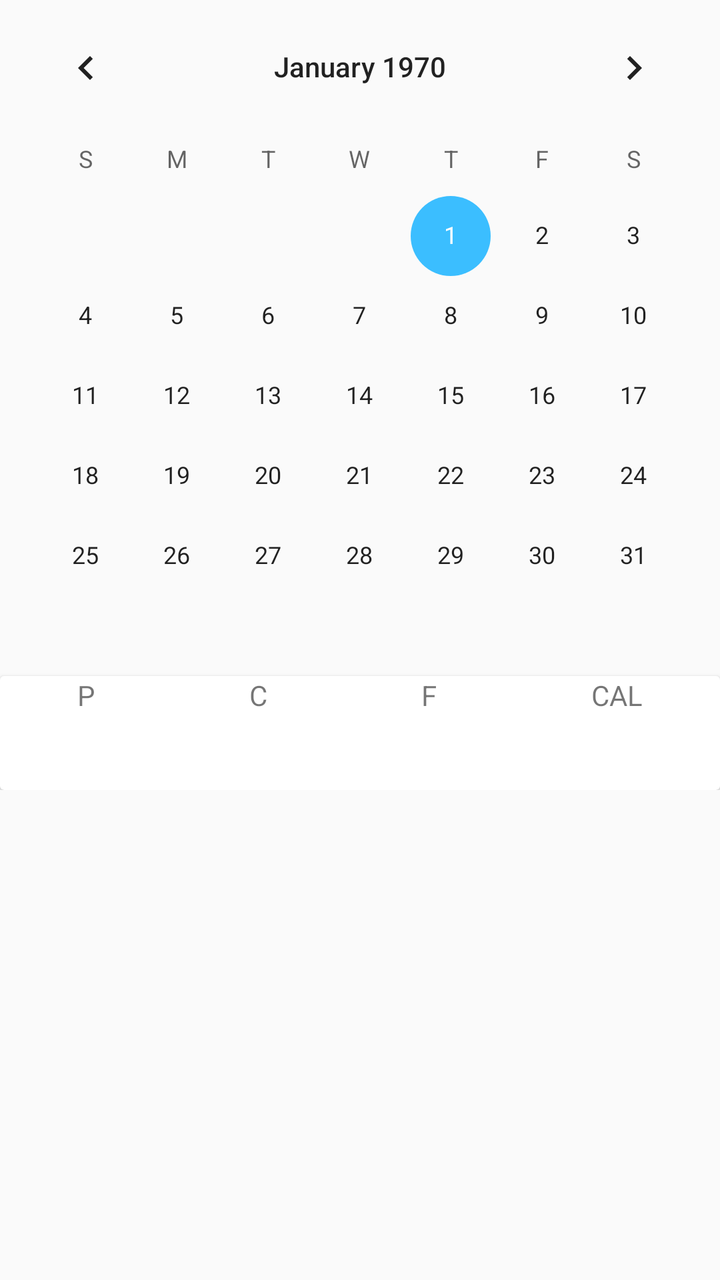
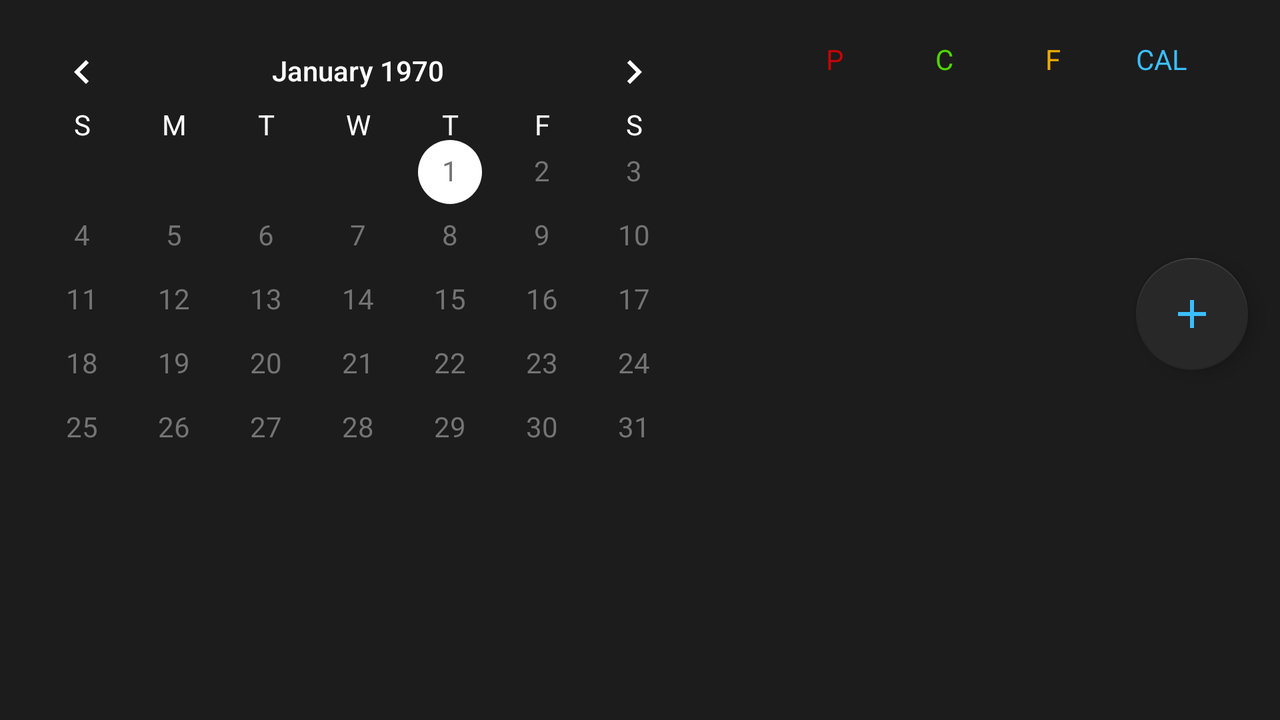

An Android layout and its configuration variant, each rendered on a device that would load it. The default file and the variant file are quoted in full after the pictures.
<!-- AndroidManifest.xml: application theme AppTheme -->
<!-- res/layout/content_main.xml -->
<?xml version="1.0" encoding="utf-8"?>
<androidx.core.widget.NestedScrollView
        xmlns:android="http://schemas.android.com/apk/res/android"
        xmlns:tools="http://schemas.android.com/tools"
        xmlns:app="http://schemas.android.com/apk/res-auto"
        android:layout_width="match_parent"
        android:layout_height="match_parent"
        app:layout_behavior="@string/appbar_scrolling_view_behavior"
        tools:showIn="@layout/app_bar_main"
        tools:context=".MainActivity">

    <LinearLayout
            android:layout_width="match_parent"
            android:layout_height="match_parent"
            android:orientation="vertical">
        <CalendarView
                android:layout_width="match_parent"
                android:layout_height="match_parent" android:id="@+id/calendarView"
                app:layout_constraintStart_toStartOf="parent"
                app:layout_constraintEnd_toEndOf="parent"
                app:layout_constraintTop_toTopOf="parent"/>
        <androidx.cardview.widget.CardView
                android:layout_width="match_parent"
                android:layout_height="wrap_content">
            <LinearLayout
                    android:orientation="vertical"
                    android:layout_width="match_parent"
                    android:layout_height="match_parent">
                <LinearLayout
                        android:orientation="horizontal"
                        android:layout_width="match_parent"
                        android:layout_height="match_parent" android:id="@+id/ll_titles">
                    <TextView
                            android:layout_width="wrap_content"
                            android:layout_height="wrap_content" android:id="@+id/tv_protein_title"
                            android:layout_weight="1"
                            android:gravity="center" android:text="@string/P" android:onClick="goalDisplay"
                            android:tag="protein"/>
                    <TextView
                            android:layout_width="wrap_content"
                            android:layout_height="wrap_content" android:id="@+id/tv_carbs_title"
                            android:layout_weight="1"
                            android:gravity="center" android:text="@string/C" android:onClick="goalDisplay"
                            android:tag="carbs"/>
                    <TextView
                            android:layout_width="wrap_content"
                            android:layout_height="wrap_content" android:id="@+id/tv_fat_title"
                            android:layout_weight="1"
                            android:gravity="center" android:text="@string/F" android:onClick="goalDisplay"
                            android:tag="fat"/>
                    <TextView
                            android:text="@string/cal"
                            android:layout_width="wrap_content"
                            android:layout_height="wrap_content" android:id="@+id/tv_cal_title"
                            android:layout_weight="1" android:gravity="center" android:onClick="goalDisplay"
                            android:tag="calories"/>
                </LinearLayout>
                <LinearLayout
                        android:orientation="horizontal"
                        android:layout_width="match_parent"
                        android:layout_height="match_parent" android:id="@+id/ll_currents">
                    <TextView
                            android:layout_width="wrap_content"
                            android:layout_height="wrap_content" android:id="@+id/tv_protein_current"
                            android:layout_weight="1" android:gravity="center"/>
                    <TextView
                            android:layout_width="wrap_content"
                            android:layout_height="wrap_content" android:id="@+id/tv_carbs_current"
                            android:layout_weight="1" android:gravity="center"/>
                    <TextView
                            android:layout_width="wrap_content"
                            android:layout_height="wrap_content" android:id="@+id/tv_fat_current"
                            android:layout_weight="1" android:gravity="center"/>
                    <TextView
                            android:layout_width="wrap_content"
                            android:layout_height="wrap_content" android:id="@+id/tv_cal_current"
                            android:layout_weight="1" android:gravity="center"/>
                </LinearLayout>
                <LinearLayout
                        android:orientation="horizontal"
                        android:layout_width="match_parent"
                        android:layout_height="match_parent" android:id="@+id/ll_remain">
                    <TextView
                            android:layout_width="wrap_content"
                            android:layout_height="wrap_content" android:id="@+id/tv_protein_remain"
                            android:layout_weight="1" android:gravity="center"/>
                    <TextView
                            android:layout_width="wrap_content"
                            android:layout_height="wrap_content" android:id="@+id/tv_carbs_remain"
                            android:layout_weight="1" android:gravity="center"/>
                    <TextView
                            android:layout_width="wrap_content"
                            android:layout_height="wrap_content" android:id="@+id/tv_fat_remain"
                            android:layout_weight="1" android:gravity="center"/>
                    <TextView
                            android:layout_width="wrap_content"
                            android:layout_height="wrap_content" android:id="@+id/tv_cal_remain"
                            android:layout_weight="1" android:gravity="center"/>
                </LinearLayout>
            </LinearLayout>
        </androidx.cardview.widget.CardView>
        <androidx.recyclerview.widget.RecyclerView
                android:layout_width="match_parent"
                android:layout_height="wrap_content"
                android:id="@+id/rv_notes"/>
    </LinearLayout>
</androidx.core.widget.NestedScrollView>
<!-- res/layout/app_bar_main.xml (included above) -->
<?xml version="1.0" encoding="utf-8"?>
<androidx.coordinatorlayout.widget.CoordinatorLayout
        xmlns:android="http://schemas.android.com/apk/res/android"
        xmlns:app="http://schemas.android.com/apk/res-auto"
        xmlns:tools="http://schemas.android.com/tools"
        android:layout_width="match_parent"
        android:layout_height="match_parent"
        tools:context=".MainActivity">

    <com.google.android.material.appbar.AppBarLayout
            android:layout_height="wrap_content"
            android:layout_width="match_parent"
            android:theme="@style/AppTheme.AppBarOverlay">

        <androidx.appcompat.widget.Toolbar
                android:id="@+id/toolbar"
                android:layout_width="match_parent"
                android:layout_height="?attr/actionBarSize"
                android:background="@color/darkGray"/>

    </com.google.android.material.appbar.AppBarLayout>

    <include layout="@layout/content_main"/>

    <com.google.android.material.floatingactionbutton.FloatingActionButton
            android:id="@+id/fab"
            android:layout_width="wrap_content"
            android:layout_height="wrap_content"
            android:layout_gravity="bottom|end"
            android:layout_margin="@dimen/fab_margin"
            app:srcCompat="@drawable/ic_add" app:backgroundTint="@color/gray"/>

</androidx.coordinatorlayout.widget.CoordinatorLayout>
<!-- resources referenced by this layout -->
<resources>
  <color name="darkGray">#1C1C1C</color>
  <color name="gray">#282828</color>
  <dimen name="fab_margin">16dp</dimen>
  <!-- drawable ic_add (drawable) -->
  <vector android:height="24dp" android:tint="#3BBEFF"
      android:viewportHeight="24.0" android:viewportWidth="24.0"
      android:width="24dp" xmlns:android="http://schemas.android.com/apk/res/android">
      <path android:fillColor="#FF000000" android:pathData="M19,13h-6v6h-2v-6H5v-2h6V5h2v6h6v2z"/>
  </vector>
  <string name="C">C</string>
  <string name="F">F</string>
  <string name="P">P</string>
  <string name="cal">CAL</string>
  <style name="AppTheme.AppBarOverlay" parent="ThemeOverlay.AppCompat.Dark.ActionBar" />
  <style name="AppTheme" parent="Theme.AppCompat.Light.DarkActionBar">
          
          <item name="colorPrimaryDark">@color/colorPrimaryDark</item>
          <item name="colorPrimary">@color/colorPrimaryDark</item>
          <item name="colorAccent">@color/light_blue</item>
          <item name="windowNoTitle">true</item>
      </style>
  <color name="colorPrimaryDark">#1C1C1C</color>
  <color name="light_blue">#3BBEFF</color>
</resources>
<!-- res/layout-land/content_main.xml (the author's variant of the layout above) -->
<!-- drawn on the phone turned sideways -->
<?xml version="1.0" encoding="utf-8"?>
<androidx.core.widget.NestedScrollView
        xmlns:android="http://schemas.android.com/apk/res/android"
        xmlns:tools="http://schemas.android.com/tools"
        xmlns:app="http://schemas.android.com/apk/res-auto"
        android:layout_width="match_parent"
        android:layout_height="match_parent"
        app:layout_behavior="@string/appbar_scrolling_view_behavior"
        tools:showIn="@layout/app_bar_main"
        tools:context=".activities.MainActivity" android:background="@color/colorPrimaryDark" android:id="@+id/nsv_main">

    <LinearLayout
            android:layout_width="match_parent"
            android:layout_height="match_parent"
            android:orientation="vertical">

        <LinearLayout
                android:layout_width="match_parent"
                android:layout_height="match_parent"
                android:layout_marginTop="16dp"
                android:orientation="horizontal">

            <CalendarView
                    android:id="@+id/calendarView"
                    android:layout_width="wrap_content"
                    android:layout_height="match_parent"
                    android:dateTextAppearance="@style/calendarMonthDaysColor"
                    android:theme="@style/secondary_AppTheme"
                    android:weekDayTextAppearance="@style/calendarViewWeekAlphabetColor"
                    app:layout_constraintEnd_toEndOf="parent"
                    app:layout_constraintStart_toStartOf="parent"
                    app:layout_constraintTop_toTopOf="parent" />

            <androidx.constraintlayout.widget.ConstraintLayout
                    android:layout_width="match_parent"
                    android:layout_height="match_parent">

                <com.google.android.material.floatingactionbutton.FloatingActionButton
                        android:id="@+id/fab"
                        android:layout_width="wrap_content"
                        android:layout_height="wrap_content"
                        android:layout_gravity="bottom|end"
                        android:layout_margin="@dimen/fab_margin"
                        android:layout_marginEnd="8dp"
                        android:layout_marginRight="8dp"
                        app:backgroundTint="@color/gray"
                        app:layout_constraintEnd_toEndOf="parent"
                        app:layout_constraintTop_toBottomOf="@+id/cardView"
                        app:srcCompat="@drawable/ic_add" />

                <androidx.cardview.widget.CardView
                        android:id="@+id/cardView"
                        android:layout_width="match_parent"
                        android:layout_height="wrap_content"
                        android:layout_marginLeft="32dp"
                        android:layout_marginRight="32dp"
                        app:cardBackgroundColor="@android:color/transparent"
                        app:cardCornerRadius="0dp"
                        app:cardElevation="0dp"
                        app:cardMaxElevation="0dp"
                        app:layout_constraintEnd_toEndOf="parent"
                        app:layout_constraintStart_toStartOf="parent"
                        app:layout_constraintTop_toTopOf="parent">

                    <LinearLayout
                            android:id="@+id/ll_container"
                            android:layout_width="match_parent"
                            android:layout_height="match_parent"
                            android:baselineAligned="false"
                            android:orientation="horizontal">

                        <LinearLayout
                                android:id="@+id/ll_proteins"
                                android:layout_width="match_parent"
                                android:layout_height="match_parent"
                                android:layout_weight="1"
                                android:orientation="vertical">

                            <TextView
                                    android:id="@+id/tv_protein_title"
                                    android:layout_width="match_parent"
                                    android:layout_height="wrap_content"
                                    android:background="?attr/selectableItemBackground"
                                    android:gravity="center"
                                    android:padding="4dp"
                                    android:tag="Protein Target"
                                    android:text="@string/P"
                                    android:textColor="@color/red" />

                            <TextView
                                    android:id="@+id/tv_protein_current"
                                    android:layout_width="match_parent"
                                    android:layout_height="wrap_content"
                                    android:layout_marginTop="8dp"
                                    android:gravity="center"
                                    android:padding="4dp"
                                    android:textColor="@color/lighterGrey" />

                            <TextView
                                    android:id="@+id/tv_protein_remain"
                                    android:layout_width="match_parent"
                                    android:layout_height="wrap_content"
                                    android:layout_marginTop="8dp"
                                    android:gravity="center"
                                    android:padding="4dp"
                                    android:textColor="@color/white" />
                        </LinearLayout>

                        <LinearLayout
                                android:id="@+id/ll_carbs"
                                android:layout_width="match_parent"
                                android:layout_height="match_parent"
                                android:layout_weight="1"
                                android:orientation="vertical">

                            <TextView
                                    android:id="@+id/tv_carbs_title"
                                    android:layout_width="match_parent"
                                    android:layout_height="wrap_content"
                                    android:background="?attr/selectableItemBackground"
                                    android:gravity="center"
                                    android:padding="4dp"
                                    android:tag="Carbohydrates Target"
                                    android:text="@string/C"
                                    android:textColor="@color/green" />

                            <TextView
                                    android:id="@+id/tv_carbs_current"
                                    android:layout_width="match_parent"
                                    android:layout_height="wrap_content"
                                    android:layout_marginTop="8dp"
                                    android:gravity="center"
                                    android:padding="4dp"
                                    android:textColor="@color/lighterGrey" />

                            <TextView
                                    android:id="@+id/tv_carbs_remain"
                                    android:layout_width="match_parent"
                                    android:layout_height="wrap_content"
                                    android:layout_marginTop="8dp"
                                    android:gravity="center"
                                    android:padding="4dp"
                                    android:textColor="@color/white" />
                        </LinearLayout>

                        <LinearLayout
                                android:id="@+id/ll_fats"
                                android:layout_width="match_parent"
                                android:layout_height="match_parent"
                                android:layout_weight="1"
                                android:orientation="vertical">

                            <TextView
                                    android:id="@+id/tv_fat_title"
                                    android:layout_width="match_parent"
                                    android:layout_height="wrap_content"
                                    android:background="?attr/selectableItemBackground"
                                    android:gravity="center"
                                    android:padding="4dp"
                                    android:tag="Fats Target"
                                    android:text="@string/F"
                                    android:textColor="@color/yellow" />

                            <TextView
                                    android:id="@+id/tv_fat_current"
                                    android:layout_width="match_parent"
                                    android:layout_height="wrap_content"
                                    android:layout_marginTop="8dp"
                                    android:gravity="center"
                                    android:padding="4dp"
                                    android:textColor="@color/lighterGrey" />

                            <TextView
                                    android:id="@+id/tv_fat_remain"
                                    android:layout_width="match_parent"
                                    android:layout_height="wrap_content"
                                    android:layout_marginTop="8dp"
                                    android:gravity="center"
                                    android:padding="4dp"
                                    android:textColor="@color/white" />
                        </LinearLayout>

                        <LinearLayout
                                android:id="@+id/ll_calories"
                                android:layout_width="match_parent"
                                android:layout_height="match_parent"
                                android:layout_weight="1"
                                android:orientation="vertical">

                            <TextView
                                    android:id="@+id/tv_cal_title"
                                    android:layout_width="match_parent"
                                    android:layout_height="wrap_content"
                                    android:gravity="center"
                                    android:padding="4dp"
                                    android:tag="Calories Target"
                                    android:text="@string/cal"
                                    android:textColor="@color/light_blue" />

                            <TextView
                                    android:id="@+id/tv_cal_current"
                                    android:layout_width="match_parent"
                                    android:layout_height="wrap_content"
                                    android:layout_marginTop="8dp"
                                    android:gravity="center"
                                    android:padding="4dp"
                                    android:textColor="@color/lighterGrey" />

                            <TextView
                                    android:id="@+id/tv_cal_remain"
                                    android:layout_width="match_parent"
                                    android:layout_height="wrap_content"
                                    android:layout_marginTop="8dp"
                                    android:gravity="center"
                                    android:padding="4dp"
                                    android:textColor="@color/white" />
                        </LinearLayout>
                    </LinearLayout>
                </androidx.cardview.widget.CardView>
            </androidx.constraintlayout.widget.ConstraintLayout>
        </LinearLayout>

        <androidx.recyclerview.widget.RecyclerView
                android:id="@+id/rv_notes"
                android:layout_width="match_parent"
                android:layout_height="wrap_content"
                android:layout_marginStart="4dp"
                android:layout_marginLeft="4dp"
                app:layout_constraintEnd_toEndOf="@+id/cardView"
                app:layout_constraintStart_toStartOf="parent"
                app:layout_constraintTop_toBottomOf="@+id/fab" />

    </LinearLayout>
</androidx.core.widget.NestedScrollView>
<!-- res/layout/content_main.xml (included above) -->
<?xml version="1.0" encoding="utf-8"?>
<androidx.core.widget.NestedScrollView
        xmlns:android="http://schemas.android.com/apk/res/android"
        xmlns:tools="http://schemas.android.com/tools"
        xmlns:app="http://schemas.android.com/apk/res-auto"
        android:layout_width="match_parent"
        android:layout_height="match_parent"
        app:layout_behavior="@string/appbar_scrolling_view_behavior"
        tools:showIn="@layout/app_bar_main"
        tools:context=".MainActivity">

    <LinearLayout
            android:layout_width="match_parent"
            android:layout_height="match_parent"
            android:orientation="vertical">
        <CalendarView
                android:layout_width="match_parent"
                android:layout_height="match_parent" android:id="@+id/calendarView"
                app:layout_constraintStart_toStartOf="parent"
                app:layout_constraintEnd_toEndOf="parent"
                app:layout_constraintTop_toTopOf="parent"/>
        <androidx.cardview.widget.CardView
                android:layout_width="match_parent"
                android:layout_height="wrap_content">
            <LinearLayout
                    android:orientation="vertical"
                    android:layout_width="match_parent"
                    android:layout_height="match_parent">
                <LinearLayout
                        android:orientation="horizontal"
                        android:layout_width="match_parent"
                        android:layout_height="match_parent" android:id="@+id/ll_titles">
                    <TextView
                            android:layout_width="wrap_content"
                            android:layout_height="wrap_content" android:id="@+id/tv_protein_title"
                            android:layout_weight="1"
                            android:gravity="center" android:text="@string/P" android:onClick="goalDisplay"
                            android:tag="protein"/>
                    <TextView
                            android:layout_width="wrap_content"
                            android:layout_height="wrap_content" android:id="@+id/tv_carbs_title"
                            android:layout_weight="1"
                            android:gravity="center" android:text="@string/C" android:onClick="goalDisplay"
                            android:tag="carbs"/>
                    <TextView
                            android:layout_width="wrap_content"
                            android:layout_height="wrap_content" android:id="@+id/tv_fat_title"
                            android:layout_weight="1"
                            android:gravity="center" android:text="@string/F" android:onClick="goalDisplay"
                            android:tag="fat"/>
                    <TextView
                            android:text="@string/cal"
                            android:layout_width="wrap_content"
                            android:layout_height="wrap_content" android:id="@+id/tv_cal_title"
                            android:layout_weight="1" android:gravity="center" android:onClick="goalDisplay"
                            android:tag="calories"/>
                </LinearLayout>
                <LinearLayout
                        android:orientation="horizontal"
                        android:layout_width="match_parent"
                        android:layout_height="match_parent" android:id="@+id/ll_currents">
                    <TextView
                            android:layout_width="wrap_content"
                            android:layout_height="wrap_content" android:id="@+id/tv_protein_current"
                            android:layout_weight="1" android:gravity="center"/>
                    <TextView
                            android:layout_width="wrap_content"
                            android:layout_height="wrap_content" android:id="@+id/tv_carbs_current"
                            android:layout_weight="1" android:gravity="center"/>
                    <TextView
                            android:layout_width="wrap_content"
                            android:layout_height="wrap_content" android:id="@+id/tv_fat_current"
                            android:layout_weight="1" android:gravity="center"/>
                    <TextView
                            android:layout_width="wrap_content"
                            android:layout_height="wrap_content" android:id="@+id/tv_cal_current"
                            android:layout_weight="1" android:gravity="center"/>
                </LinearLayout>
                <LinearLayout
                        android:orientation="horizontal"
                        android:layout_width="match_parent"
                        android:layout_height="match_parent" android:id="@+id/ll_remain">
                    <TextView
                            android:layout_width="wrap_content"
                            android:layout_height="wrap_content" android:id="@+id/tv_protein_remain"
                            android:layout_weight="1" android:gravity="center"/>
                    <TextView
                            android:layout_width="wrap_content"
                            android:layout_height="wrap_content" android:id="@+id/tv_carbs_remain"
                            android:layout_weight="1" android:gravity="center"/>
                    <TextView
                            android:layout_width="wrap_content"
                            android:layout_height="wrap_content" android:id="@+id/tv_fat_remain"
                            android:layout_weight="1" android:gravity="center"/>
                    <TextView
                            android:layout_width="wrap_content"
                            android:layout_height="wrap_content" android:id="@+id/tv_cal_remain"
                            android:layout_weight="1" android:gravity="center"/>
                </LinearLayout>
            </LinearLayout>
        </androidx.cardview.widget.CardView>
        <androidx.recyclerview.widget.RecyclerView
                android:layout_width="match_parent"
                android:layout_height="wrap_content"
                android:id="@+id/rv_notes"/>
    </LinearLayout>
</androidx.core.widget.NestedScrollView>
<!-- resources referenced by the variant -->
<!-- as the phone turned sideways resolves them -->
<resources>
  <color name="colorPrimaryDark">#1C1C1C</color>
  <color name="darkGray">#1C1C1C</color>
  <color name="gray">#282828</color>
  <color name="green">#50D500</color>
  <color name="light_blue">#3BBEFF</color>
  <color name="lighterGrey">#C5C5C5</color>
  <color name="red">#C80404</color>
  <color name="white">#FFFFFF</color>
  <color name="yellow">#ECAC00</color>
  <dimen name="fab_margin">16dp</dimen>
  <!-- drawable ic_add (drawable) -->
  <vector android:height="24dp" android:tint="#3BBEFF"
      android:viewportHeight="24.0" android:viewportWidth="24.0"
      android:width="24dp" xmlns:android="http://schemas.android.com/apk/res/android">
      <path android:fillColor="#FF000000" android:pathData="M19,13h-6v6h-2v-6H5v-2h6V5h2v6h6v2z"/>
  </vector>
  <string name="C">C</string>
  <string name="F">F</string>
  <string name="P">P</string>
  <string name="cal">CAL</string>
  <style name="AppTheme.AppBarOverlay" parent="ThemeOverlay.AppCompat.Dark.ActionBar" />
  <style name="calendarMonthDaysColor" parent="android:TextAppearance.DeviceDefault.Small">
          <item name="android:textColor">@color/lightGrey</item>
      </style>
  <style name="calendarViewWeekAlphabetColor" parent="android:TextAppearance.DeviceDefault.Small">
          <item name="android:textColor">@color/white</item>
      </style>
  <style name="secondary_AppTheme" parent="Theme.AppCompat.Light.DarkActionBar">
          <item name="colorPrimaryDark">@color/colorPrimaryDark</item>
          <item name="colorAccent">@color/white</item>
          <item name="android:textColorPrimary">@color/white</item>
      </style>
  <style name="AppTheme" parent="Theme.AppCompat.Light.DarkActionBar">
          
          <item name="colorPrimaryDark">@color/colorPrimaryDark</item>
          <item name="colorPrimary">@color/colorPrimaryDark</item>
          <item name="colorAccent">@color/light_blue</item>
          <item name="windowNoTitle">true</item>
      </style>
  <color name="lightGrey">#747474</color>
</resources>
